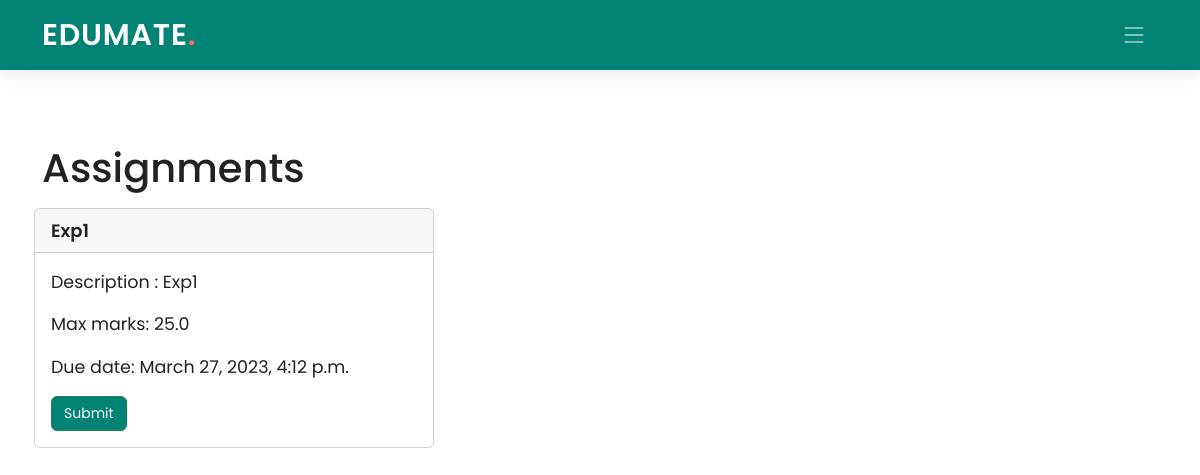
The app's page /student/4/classroom/PPJ8YI/, older data.
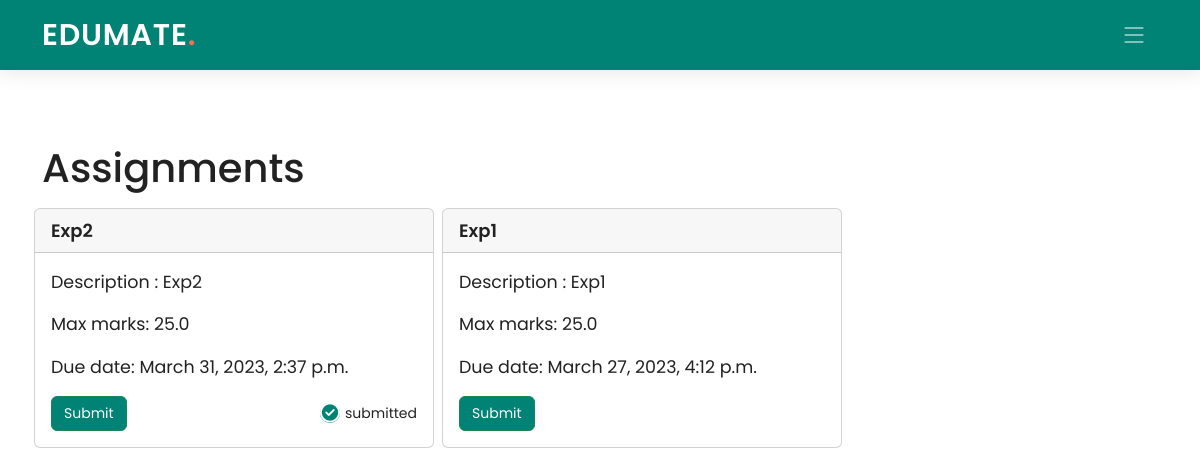
The same page, newer data.
### Teacher/models.py (models this page shows, shortened)
class Assignments(models.Model):
    assignment_id = models.AutoField(primary_key=True)
    assignment_name = models.CharField(max_length=40)
    assignment_description = models.CharField(max_length=100)
    class_code = models.ForeignKey(ClassTeachers, on_delete=models.CASCADE, blank=True, null=True)
    max_marks = models.FloatField(default=25)
    peer_grade = models.BooleanField(default=False)
    duedate =  models.DateTimeField(default=timezone.now)
    class Meta:
        db_table = "Assignments"

### Student/views.py (the view)
# urls.py: path('classroom/<pk2>/', views.classroom, name='classroom1'),
def classroom(request, pk, pk2):
    assign=Assignments.objects.filter(class_code=pk2).order_by('-duedate')
    submitted_assign = SubmittedAssignments.objects.filter(stud_id=pk, assignment_id__class_code=pk2)
    status = [False for i in range(len(assign))]
    k = 0
    for i in assign:
        for j in submitted_assign:
            if i.assignment_id==j.assignment_id.assignment_id:
                status[k]=True
        k += 1
    data = []
    for i in range(len(assign)):
        data.append([assign[i], status[i]])
    return render(request, 'Student/classroom.html', {'assign': data, 'pk': pk, 'pk2': pk2, 'status': status})

### Student/templates/Student/classroom.html (shortened to what this page needs)
{% extends './base_student.html' %}
{% load static %}
{% block navbar %}
  <header id="header" class="header d-flex align-items-center">
    <div class="container-fluid container-xl d-flex align-items-center justify-content-between">
      <a href="#" class="logo d-flex align-items-center">
        <h1>EDUMATE<span>.</span></h1>
      </a>
      <i class="mobile-nav-toggle mobile-nav-show bi bi-list"></i>
    </div>
  </header>
  {% endblock navbar %}
{% block content %}
<br><br><br><br>
<div class="container">
  <h1>Assignments</h1>
  <div class="row">
        {% for i in assign %}
        <div class="card my-2 mx-1 col-md-4" style="width: 25rem; padding:0px;">
          <div class="card-header">
            <div style="font-weight: 600; font-size: 18px">
              {{ i.0.assignment_name }}
            </div>
          </div>
          <div class="card-body">
            <blockquote class="blockquote mb-0">
              <p><small>Description : {{ i.0.assignment_description }}</small></p>
              <p><small>Max marks: {{ i.0.max_marks }}</small></p>
              <p><small>Due date: {{ i.0.duedate }}</small></p>
              <div style="display: flex; flex-direction: row; justify-content: space-between; align-items: center; flex-wrap: nowrap;">
                <a class="btn btn-success" href="{% url 'assignment' pk=pk pk2=pk2 pk3=i.0.assignment_id %}" class="card-link"><small>Submit</small></a>
                {% if i.1 %}
                  <span style="display: inline-flex; align-items: center;"><i style="border-radius: 10px; background-color: #008374; color: white;" class="fa-regular fa-circle-check"></i><small style="font-size: 14px; margin-left: 5px;">submitted</small></span>
                {% endif %}
              </div>
            </blockquote>
          </div>
        </div>
      {% endfor %}
</div>
<br>
</div>
{% endblock content %}

### Student/templates/Student/base_student.html (shortened to what this page needs)
{% load static %}
<html lang="en">
<head>
  <link rel="stylesheet" href="https://cdnjs.cloudflare.com/ajax/libs/font-awesome/6.3.0/css/all.min.css" />
  <link href="{% static 'Edumate_app/assets/vendor/bootstrap/css/bootstrap.min.css' %}" rel="stylesheet">
  <link href="{% static 'Edumate_app/assets/vendor/bootstrap-icons/bootstrap-icons.css' %}" rel="stylesheet">
  <link href="{% static 'Edumate_app/assets/vendor/aos/aos.css' %}" rel="stylesheet">
  <link href="{% static 'Edumate_app/assets/vendor/glightbox/css/glightbox.min.css' %}" rel="stylesheet">
  <link href="{% static 'Edumate_app/assets/vendor/swiper/swiper-bundle.min.css' %}" rel="stylesheet">
  <link href="{% static 'Edumate_app/assets/css/index.css' %}" rel="stylesheet">
</head>
<body>
  {% block navbar %}{% endblock navbar %}
  <br><br>
  {% block content %}
  {% endblock content %}
  <br><br><br>
</body>
</html>

### Edumate_app/static/Edumate_app/assets/css/index.css (style rules this page uses)
:root { --font-default: "Open Sans", system-ui, -apple-system, "Segoe UI", Roboto, "Helvetica Neue", Arial, "Noto Sans", "Liberation Sans", sans-serif, "Apple Color Emoji", "Segoe UI Emoji", "Segoe UI Symbol", "Noto Color Emoji"; --font-primary: "Poppins", sans-serif; --font-secondary: "Poppins", sans-serif; }
:root { --color-default: #222222; --color-primary: #008374; --color-secondary: #f85a40; }
:root { scroll-behavior: smooth; }
body { font-family: var(--font-primary); color: var(--color-default); }
a { color: var(--color-primary); text-decoration: none; }
h1, h2, h3, h4, h5, h6 { font-family: var(--font-primary); }
.header { z-index: 997; height: 90px; background-color: var(--color-primary); }
.header.sticked { position: fixed; top: 0; right: 0; left: 0; height: 70px; box-shadow: 0px 2px 20px rgba(0, 0, 0, 0.1); }
.header .logo h1 { font-size: 30px; margin: 0; font-weight: 600; letter-spacing: 0.8px; color: #fff; font-family: var(--font-primary); }
.header .logo h1 span { color: #f96f59; }
@media (max-width: 1279px) { .mobile-nav-show { color: rgba(255, 255, 255, 0.6); font-size: 28px; cursor: pointer; line-height: 0; transition: 0.5s; z-index: 9999; margin-right: 10px; } }

### Student/templates/Student/classroom.html (style rules this page uses)
.btn-success, .btn-success:active, .btn-success:visited { background-color: #008374 !important; }

Row changes from the older to the newer data that the page shows:
added Assignments: assignment_name "Exp2", assignment_description "Exp2", max_marks "25.0", duedate "March 31, 2023, 2:37 p.m.", shows "submitted"
